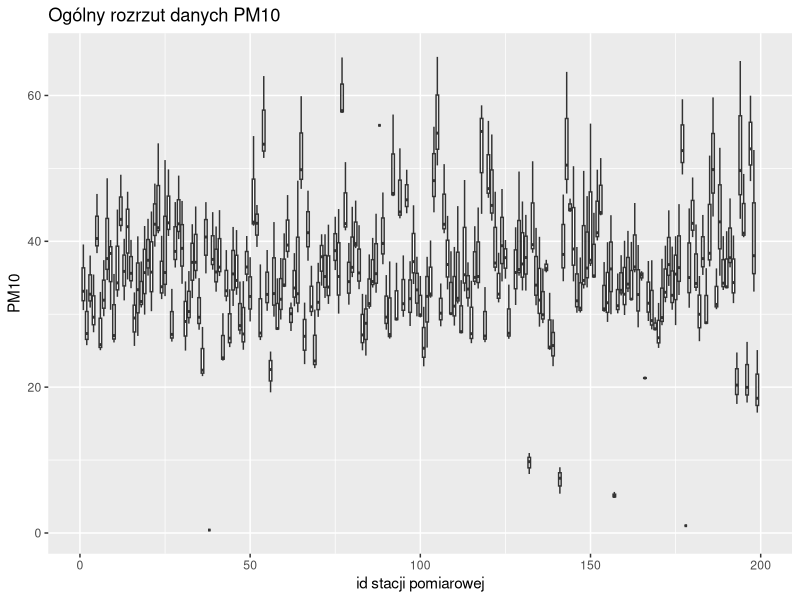
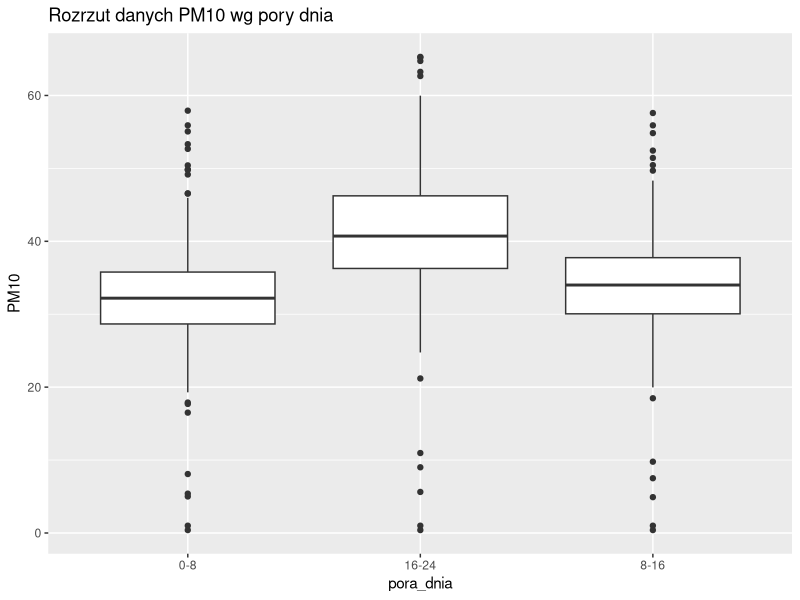
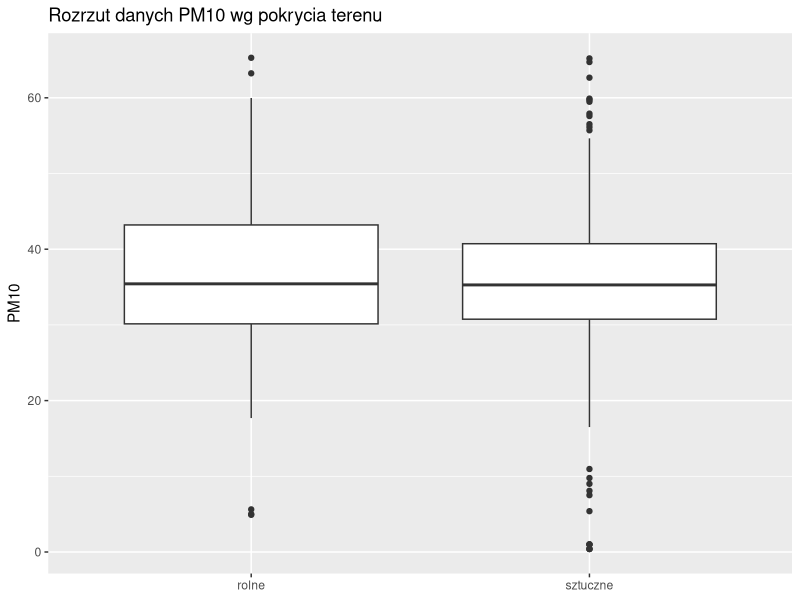

Generate these figures, in order, with R:
# Określ statystyki opisowe zmiennej PM10.
# Zbuduj wykres obrazujący zróżnicowanie wartości PM10. Stwórz też wizualizacje pokazujące relacje pomiędzy PM10 a przedziałami czasowymi pomiarów, oraz relacje pomiędzy PM10 a kategoriami pokrycia terenu.
# Sprawdź czy istnieje różnica pomiędzy wartościami PM10 dla różnych przedziałów czasowych.
# Sprawdź czy istnieje relacja pomiędzy wartościami PM10 a różnymi kategoriami pokrycia terenu.

library("tidyverse")
library("magrittr")
library("tidyr")

raw = read.csv("projekt_stat.csv")
main = raw

#$pora_dnia cleanup
main$pora_dnia %<>% 
  str_replace_all("\\[0,8\\)", "0-8") %>% 
  str_replace_all("\\[16,24\\]", "16-24") %>% 
  str_replace_all("\\[8,16\\)", "8-16") %>% 
  as.factor()

#lc_name cleanup
main$lc_name %<>% 
  str_replace_all("Artificial surfaces", "sztuczne") %>% 
  str_replace_all("Agricultural areas", "rolne")


#----------------------------------------------------------
#---- miary położenia ogólne
summary(main$PM10)

#---- miary położenia dla wydzielonych pór dnia
main_rano = subset(main, pora_dnia %in% c("0-8"))
main_poludnie = subset(main, pora_dnia %in% c("8-16"))
main_wieczor = subset(main, pora_dnia %in% c("16-24"))

summary(main_rano$PM10)
summary(main_poludnie$PM10)
summary(main_wieczor$PM10)

#---- rozstęp
max(main$PM10) - min(main$PM10)

#---- rozstęp kwantylny
IQR(main$PM10)

#---- wariancja
var(main$PM10)

#---- odchylenie standardowe
sd(main$PM10)


#----------------------------------------------------------
#----
main %>% 
  ggplot(aes(x=id,y=PM10, group=id)) +
  geom_boxplot() +
  labs(title = "Ogólny rozrzut danych PM10", x="id stacji pomiarowej")
#----
main %>% 
  ggplot(aes(x=pora_dnia, y=PM10)) +
  geom_boxplot() +
  labs(title = "Rozrzut danych PM10 wg pory dnia")
#----
main %>% 
  ggplot(aes(x=lc_name, y=PM10)) +
  geom_boxplot() +
  labs(title = "Rozrzut danych PM10 wg pokrycia terenu", x=NULL)
